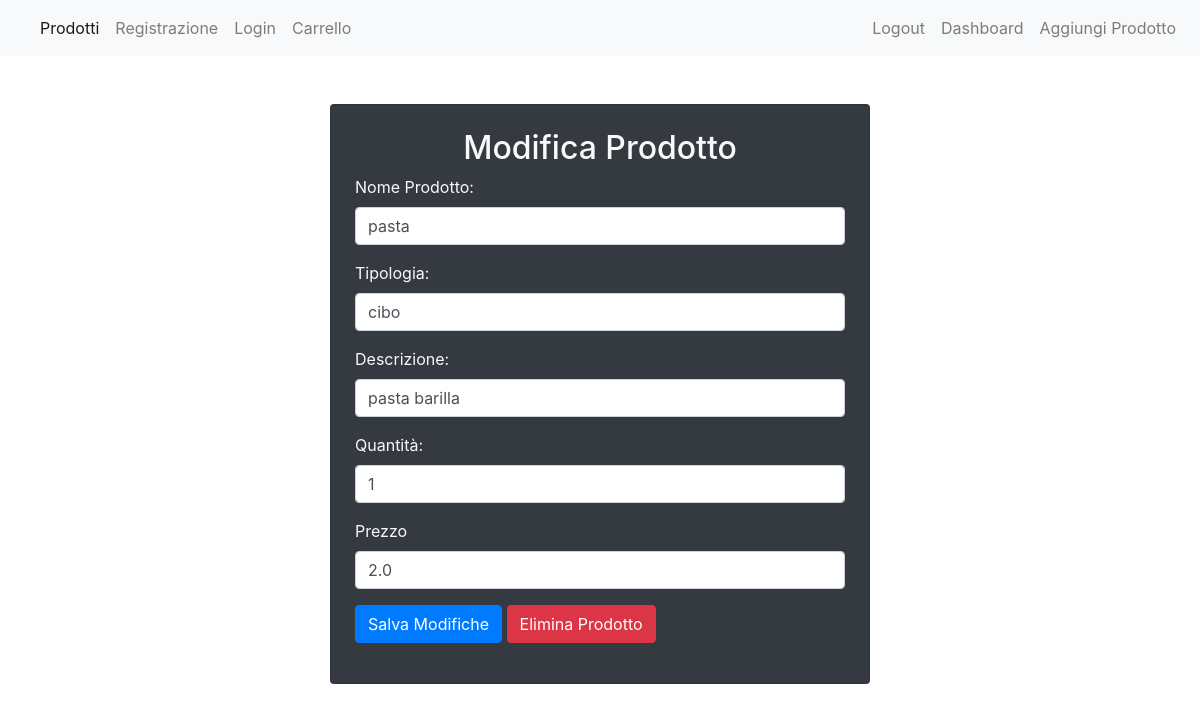
/modifica_prodotto/61/ (signed in), run on the app's committed database.
### StoreManager/models.py (models this page shows, shortened)
class Prodotto(models.Model):
    nome_prodotto = models.CharField(max_length=100)
    tipologia = models.CharField(max_length=20)
    descrizione = models.CharField(max_length=75)
    prezzo = models.FloatField(default=0.0)
    quantita = models.IntegerField(default=0)

### StoreManager/views.py (the view, shortened to what this page needs)
# urls.py: path('modifica_prodotto/<int:prodotto_id>/',
@user_passes_test(is_admin, login_url='login')
def modifica_prodotto(request, prodotto_id):
    prodotto = get_object_or_404(Prodotto, pk=prodotto_id)
    return render(request, './StoreManager/modificaProdotto.html', {'prodotto': prodotto})

### StoreManager/views.py (called while the page is built)
def is_admin(user):
    return user.is_authenticated and user.is_staff

### StoreManager/templates/StoreManager/modificaProdotto.html (shortened to what this page needs)
{% extends './base.html' %}
{% block main %}
<div class="container mt-5">
    <div class="row justify-content-center">
        <div class="col-md-6">
            <div class="card bg-dark text-light p-4">
                <h2 class="text-center">Modifica Prodotto</h2>
                <form method="post">
                    <div class="form-group">
                        <label for="nome_prodotto">Nome Prodotto:</label>
                        <input type="text" name="nome_prodotto" id="nome_prodotto" class="form-control" value="{{ prodotto.nome_prodotto }}">
                    </div>
                    <div class="form-group">
                        <label for="tipologia">Tipologia:</label>
                        <input type="text" name="tipologia" id="tipologia" class="form-control" value="{{ prodotto.tipologia }}">
                    </div>
                    <div class="form-group">
                        <label for="descrizione">Descrizione:</label>
                        <input type="text" name="descrizione" id="descrizione" class="form-control" value="{{ prodotto.descrizione }}">
                    </div>
                    <div class="form-group">
                        <label for="quantita">Quantità:</label>
                        <input type="number" name="quantita" id="quantita" class="form-control" value="{{ prodotto.quantita }}">
                    </div>
                    <div class="form-group">
                        <label for="prezzo">Prezzo</label>
                        <input type="number" name="prezzo" id="prezzo" class="form-control" value="{{ prodotto.prezzo }}">
                    </div>
                    <button type="submit" class="btn btn-primary">Salva Modifiche</button>
                    <a href="{% url 'elimina_prodotto' prodotto.id %}" class="btn btn-danger">Elimina Prodotto</a>
                </form>
            </div>
        </div>
    </div>
</div>
{% endblock %}

### data on the page
Prodotto: nome_prodotto "pasta", tipologia "cibo", descrizione "pasta barilla", quantita "1", prezzo "2.0"
